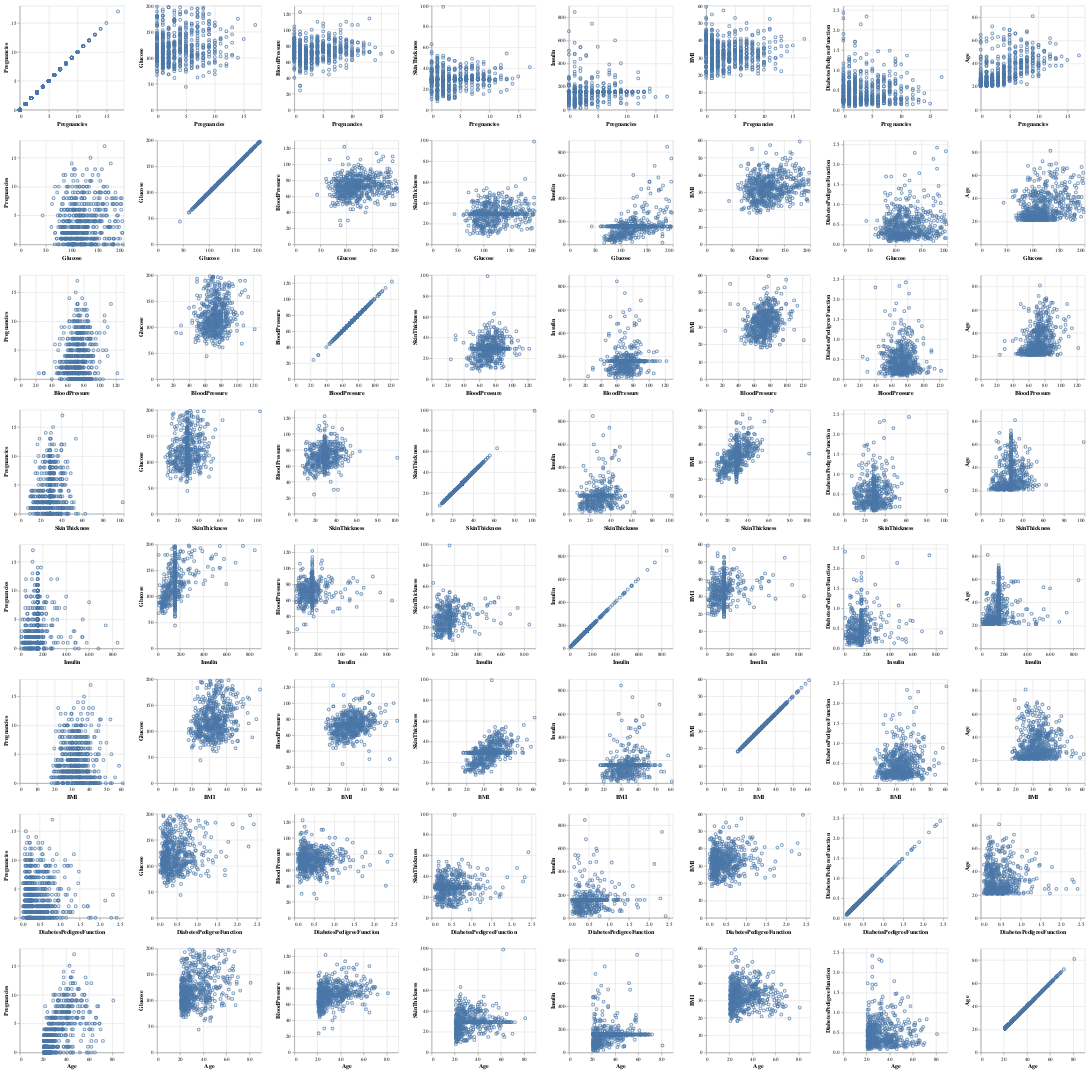

The cell this chart's notebook holds for it:
### Code cell
#Can comment out

columns_to_plot=["Pregnancies","Glucose","BloodPressure","SkinThickness","Insulin","BMI","DiabetesPedigreeFunction","Age"]
diabetes_pairplot = alt.Chart(diabetes_train).mark_point().encode(
    alt.X(alt.repeat("row"), type="quantitative"),
    alt.Y(alt.repeat("column"), type="quantitative"),
    #color=alt.Color("Diagnosis").title("Diagnosis")
).properties(
    width=200,
    height=200
).repeat(
    column=columns_to_plot,
    row=columns_to_plot
)
diabetes_pairplot

### Figure 1 — Vega-Lite specification as saved in the notebook (floating-point values rounded to 4 significant figures; data arrays with more than 128 entries replaced by an {"elided": "..."} marker saying what was removed)
{"config": {"view": {"continuousWidth": 300, "continuousHeight": 300}}, "repeat": {"column": ["Pregnancies", "Glucose", "BloodPressure", "SkinThickness", "Insulin", "BMI", "DiabetesPedigreeFunction", "Age"], "row": ["Pregnancies", "Glucose", "BloodPressure", "SkinThickness", "Insulin", "BMI", "DiabetesPedigreeFunction", "Age"]}, "spec": {"data": {"name": "data-e44eb9cc0cafbc50afd039c99833fab3"}, "mark": {"type": "point"}, "encoding": {"x": {"field": {"repeat": "row"}, "type": "quantitative"}, "y": {"field": {"repeat": "column"}, "type": "quantitative"}}, "height": 200, "width": 200}, "$schema": "https://vega.github.io/schema/vega-lite/v5.16.3.json", "datasets": {"data-e44eb9cc0cafbc50afd039c99833fab3": {"elided": "576 records"}}}
